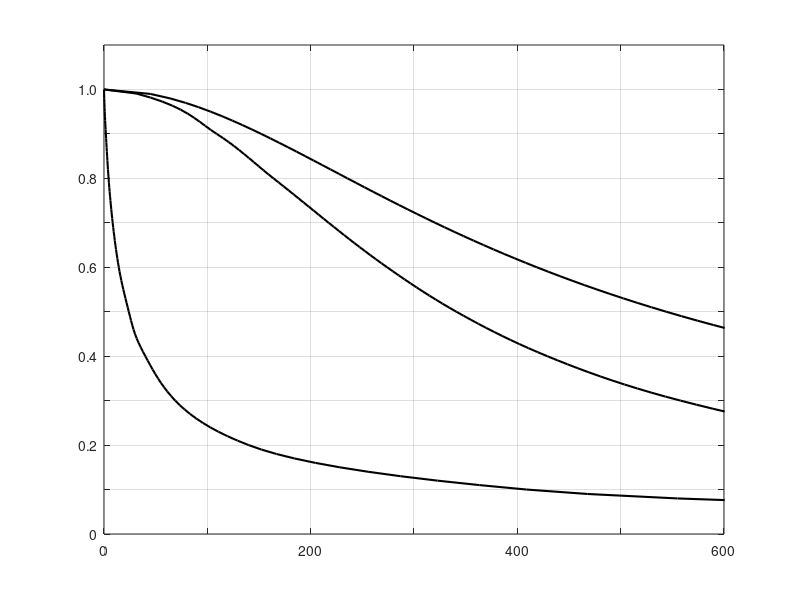

Source code (MATLAB):
y1 = [0.01;0.05;0.1;0.2;0.3;0.4;0.45;0.5;0.6;0.7;0.8;0.9;0.95;1];   
x1 = [7740;1070;409;140;69;40;30;24;14.3;8.4;4.43;1.8;0.7;0];

y2 = 0:0.01:1;
delta = asin(y2);
x2 = cos(delta).*100*pi./y2;

y3 = [0.1;0.2;0.3;0.4;0.5;0.6;0.8;0.9;0.99;1];   
x3=[1405;789;558;429;341;274;164;109.1;32.8;0];

yq1 = linspace(min(y1), max(y1), 100);  
xq_spline1 = interp1(y1, x1, yq1, 'pchip');


yq3 = linspace(min(y3), max(y3), 100);  
xq_spline3 = interp1(y3, x3, yq3, 'pchip');

% xq2 = linspace(min(x2), max(x2), 100);  
% yq_spline2 = interp1(x2, y12, xq2, 'spline');
% 
% xq3 = linspace(min(x3), max(x3), 100);  
% yq_spline3 = interp1(x3, y3, xq3, 'spline');

figure;
plot(xq_spline1, yq1, 'k-','LineWidth',1.5);hold on;
% plot(x1, y1, 'ko','LineWidth',1.5);hold on;
plot(x2, y2, 'k-', 'LineWidth',1.5);
% plot(xq3, yq_spline3, 'k:', 'DisplayName', 'Hopf Bifurcation','LineWidth',1.5);
plot(xq_spline3, yq3, 'k-','LineWidth',1.5);hold on;


xticks(0:100:600);
yticks(0:0.1:1);
xticklabels({'0', '', '200', '','400', '','600'});
yticklabels({'0', '', '0.2', '','0.4', '', '0.6', '','0.8', '', '1.0'});
grid on
axis([0 600 0 1.1])


